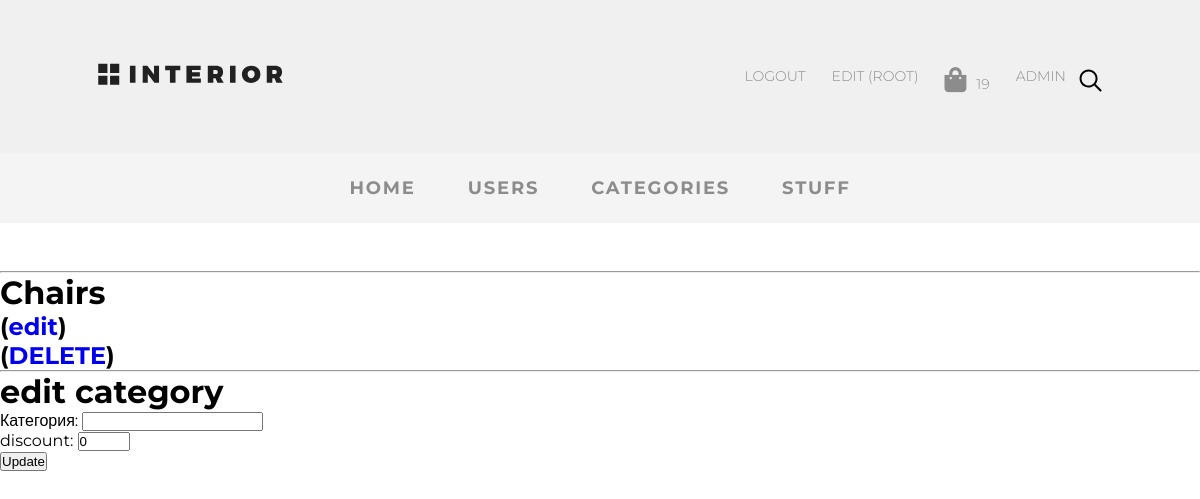
Screenshot of /adminapp/categories/update/1 (signed in) with the database file from the repository.
### authapp/models.py (models this page shows, shortened)
class CustomUser(AbstractUser):
    age = models.PositiveIntegerField(verbose_name='возраст', default=18)
    ava = models.ImageField(upload_to='avatars', verbose_name='аватар',)
    email = models.EmailField(verbose_name='email', blank='True')
    activation_key = models.CharField(max_length=128, blank=True)
    activation_key_expired = models.DateTimeField(default=(now() + timedelta(hours=48)))

### basketapp/models.py (models this page shows, shortened)
class Basket(models.Model):
    _price: float
    _total_qty: int
    _total_price: float
    objects = BasketQuerySet.as_manager()
    user = models.ForeignKey(settings.AUTH_USER_MODEL, on_delete=models.CASCADE, related_name='basket')
    product = models.ForeignKey(Stuff, on_delete=models.CASCADE)
    quantity = models.PositiveIntegerField(verbose_name='Quantity', default=0)
    add_datetime = models.DateTimeField(verbose_name='data', auto_now_add=True)
    @cached_property
    def get_items_cached(self):
        return self.user.basket.select_related()
    @property
    def total_qty(self):
        items = self.get_items_cached
        return sum([x.quantity for x in items])

### mainapp/models.py (models this page shows)
class Category(models.Model):
    name = models.CharField(verbose_name='Категория', max_length=30)

### adminapp/views/categories.py (the view)
# urls.py: path('categories/update/<int:id>', categories.update,name='categories_update'),
@user_passes_test(lambda u: u.is_superuser)
def update(request:HttpRequest,id):
    title = Category.objects.get(pk=id)
    if request.method == 'POST':
        update_form = CategoryEdit(request.POST, instance=title)
        if update_form.is_valid():
            update_form.save()
            return HttpResponseRedirect(reverse('adminapp:categories'))
    else:
        update_form = CategoryEdit(instance=request.user)
    content = {
        'title': title,
        'update_form': update_form,
    }
    return render(request,'adminapp/categories/update.html', content)

### adminapp/models/category.py
class CategoryEdit(ModelForm):
    discount = forms.IntegerField(label='discount', required=False, min_value=0,max_value=90,initial=0)
    class Meta:
        model = Category
        exclude = ()

### mainapp/context_processors.py (called while the page is built)
def basket(request:HttpRequest):
    basket = []
    if request.user.is_authenticated:
        basket = Basket.objects.filter(user=request.user)
    return {
        'basket':basket
    }

### adminapp/templates/adminapp/categories/update.html (shortened to what this page needs)
{% extends 'adminapp/base.html' %}
{% block content %}
<hr>
<h1>{{title.name}}</h1>
<h2>(<a href="{% url 'adminapp:categories_update' title.id%}">edit</a>)</h2>
<h2>(<a href="{% url 'adminapp:categories_delete' title.id%}">DELETE</a>)</h2>
<hr>
<h1>edit category</h1>
<form action="{% url 'adminapp:categories_update' title.id %}" method="post">
    {{update_form.as_p}}
    <p>
        <input type="submit" value="Update">
    </p>
</form>
{% endblock %}

### adminapp/templates/adminapp/menu.html (shortened to what this page needs)
{% load static %}
<ul class="menu">
<li class="menu-list">
<a href="{% url 'home' %}"
class="menu-link">
</a>
</li>
    {% if user.is_authenticated %}
    <li class="menu-list">
        <a href="{% url 'auth:logout' %}" class="menu-link">
            Logout
        </a>
    </li>
    <li class="menu-list">
        <a href="{% url 'auth:edit' %}" class="menu-link">
            Edit ({{user.username}})
        </a>
    </li>
    <li class="menu-list"><a href="{%url 'basket:index'%}" class="menu-link"><i class="fas fa-shopping-bag"></i>{{basket.0.total_qty}}</li></a>
    <li class="menu-list">
        <a href="{% url 'adminapp:products' %}" class="menu-link">
            ADMIN
        </a>
    </li>
    {% else %}
    <li class="menu-list"><a href="{% url 'auth:login' %}" class="menu-link">
        Login
    </a></li>
    {% endif %}
    <li class="menu-list search"><img src="{% static 'img/search.svg' %}" alt="search"></li>
                </ul>

### static/style.css (style rules this page uses)
* { margin: 0; padding: 0; }
body { font-family: 'Montserrat', sans-serif; }
a { text-decoration: none; }
.menu { display: flex; margin-top: 57px; margin-bottom: 50px; }
.menu-list { list-style-type: none; }
.menu-link { color: #8c8c8c; font-size: 14px; font-weight: 300; text-transform: uppercase; display: block; padding: 10px 13px; }
.search { display: flex; align-items: center; }
.fa-shopping-bag { font-size:25px; margin-right:10px; }

### rows the page displays
CustomUser: username "ROOT"
Basket: user+quantity "19"
Category: name "Chairs"
